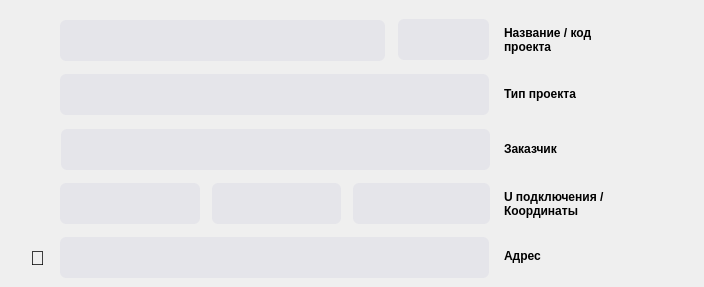
    <widget class="QWidget" name="tab_8">
     <attribute name="title">
      <string>Паспорт объекта</string>
     </attribute>
     <widget class="QLineEdit" name="inputCodeProject">
      <property name="geometry">
       <rect>
        <x>398</x>
        <y>19</y>
        <width>91</width>
        <height>41</height>
       </rect>
      </property>
      <property name="font">
       <font>
        <family>Arial</family>
        <weight>75</weight>
        <bold>true</bold>
       </font>
      </property>
      <property name="toolTip">
       <string>Код проекта</string>
      </property>
      <property name="styleSheet">
       <string notr="true">QLineEdit{
	background-color:rgba(229,229,234,1); 
	border-radius: 6;
	border: none;
	padding-left: 8px
}
QLineEdit:hover{
	background-color:rgba(242,242,247,1);
}
QLineEdit:pressed{
	background-color:rgba(188,188,192,1);
	border-radius: 12;
}</string>
      </property>
      <property name="inputMask">
       <string/>
      </property>
      <property name="text">
       <string/>
      </property>
      <property name="placeholderText">
       <string/>
      </property>
     </widget>
     <widget class="QLineEdit" name="inputAddress">
      <property name="geometry">
       <rect>
        <x>60</x>
        <y>237</y>
        <width>429</width>
        <height>41</height>
       </rect>
      </property>
      <property name="font">
       <font>
        <family>Arial</family>
        <weight>75</weight>
        <bold>true</bold>
       </font>
      </property>
      <property name="toolTip">
       <string>Количество MPPT в инверторе</string>
      </property>
      <property name="styleSheet">
       <string notr="true">QLineEdit{
	background-color:rgba(229,229,234,1); 
	border-radius: 6;
	border: none;
	padding-left: 8px
}
QLineEdit:hover{
	background-color:rgba(242,242,247,1);
}
QLineEdit:pressed{
	background-color:rgba(188,188,192,1);
	border-radius: 12;
}</string>
      </property>
      <property name="inputMask">
       <string/>
      </property>
      <property name="text">
       <string/>
      </property>
      <property name="placeholderText">
       <string/>
      </property>
     </widget>
     <widget class="QLineEdit" name="inputClient">
      <property name="geometry">
       <rect>
        <x>61</x>
        <y>129</y>
        <width>429</width>
        <height>41</height>
       </rect>
      </property>
      <property name="font">
       <font>
        <family>Arial</family>
        <weight>75</weight>
        <bold>true</bold>
       </font>
      </property>
      <property name="toolTip">
       <string>Количество MPPT в инверторе</string>
      </property>
      <property name="styleSheet">
       <string notr="true">QLineEdit{
	background-color:rgba(229,229,234,1); 
	border-radius: 6;
	border: none;
	padding-left: 8px
}
QLineEdit:hover{
	background-color:rgba(242,242,247,1);
}
QLineEdit:pressed{
	background-color:rgba(188,188,192,1);
	border-radius: 12;
}</string>
      </property>
      <property name="inputMask">
       <string/>
      </property>
      <property name="text">
       <string/>
      </property>
      <property name="placeholderText">
       <string/>
      </property>
     </widget>
     <widget class="QLineEdit" name="inputAddressLong">
      <property name="geometry">
       <rect>
        <x>353</x>
        <y>183</y>
        <width>137</width>
        <height>41</height>
       </rect>
      </property>
      <property name="font">
       <font>
        <family>Arial</family>
        <weight>75</weight>
        <bold>true</bold>
       </font>
      </property>
      <property name="toolTip">
       <string>Долгота</string>
      </property>
      <property name="styleSheet">
       <string notr="true">QLineEdit{
	background-color:rgba(229,229,234,1); 
	border-radius: 6;
	border: none;
	padding-left: 8px
}
QLineEdit:hover{
	background-color:rgba(242,242,247,1);
}
QLineEdit:pressed{
	background-color:rgba(188,188,192,1);
	border-radius: 12;
}</string>
      </property>
      <property name="inputMask">
       <string/>
      </property>
      <property name="text">
       <string/>
      </property>
      <property name="placeholderText">
       <string/>
      </property>
     </widget>
     <widget class="QPushButton" name="btnSearchCoordinates">
      <property name="geometry">
       <rect>
        <x>17</x>
        <y>237</y>
        <width>41</width>
        <height>41</height>
       </rect>
      </property>
      <property name="font">
       <font>
        <family>Arial</family>
        <pointsize>15</pointsize>
        <weight>50</weight>
        <bold>false</bold>
       </font>
      </property>
      <property name="cursor">
       <cursorShape>PointingHandCursor</cursorShape>
      </property>
      <property name="toolTip">
       <string>Нажмите для перехода к другому меню</string>
      </property>
      <property name="styleSheet">
       <string notr="true">QPushButton{
	/*background-color: #196dff;*/
	background-color:rgba(112, 215, 255, 0);
	color: black;
	border: none;
	border-radius: 12;
	border-style: outset;
}
QPushButton:hover{
	border-bottom: 3px solid white;
	border-radius: 3; 
}
QPushButton:pressed{
	border-bottom: 0px solid white;
	border-radius: 3;
}</string>
      </property>
      <property name="text">
       <string>📍</string>
      </property>
     </widget>
     <widget class="QLineEdit" name="inputTitleProject">
      <property name="geometry">
       <rect>
        <x>60</x>
        <y>20</y>
        <width>325</width>
        <height>41</height>
       </rect>
      </property>
      <property name="font">
       <font>
        <family>Arial</family>
        <weight>75</weight>
        <bold>true</bold>
       </font>
      </property>
      <property name="toolTip">
       <string>Количество MPPT в инверторе</string>
      </property>
      <property name="styleSheet">
       <string notr="true">QLineEdit{
	background-color:rgba(229,229,234,1); 
	border-radius: 6;
	border: none;
	padding-left: 8px
}
QLineEdit:hover{
	background-color:rgba(242,242,247,1);
}
QLineEdit:pressed{
	background-color:rgba(188,188,192,1);
	border-radius: 12;
}</string>
      </property>
      <property name="inputMask">
       <string/>
      </property>
      <property name="text">
       <string/>
      </property>
      <property name="placeholderText">
       <string/>
      </property>
     </widget>
     <widget class="QLineEdit" name="inputUDotIn">
      <property name="geometry">
       <rect>
        <x>60</x>
        <y>183</y>
        <width>140</width>
        <height>41</height>
       </rect>
      </property>
      <property name="font">
       <font>
        <family>Arial</family>
        <weight>75</weight>
        <bold>true</bold>
       </font>
      </property>
      <property name="toolTip">
       <string>Количество MPPT в инверторе</string>
      </property>
      <property name="styleSheet">
       <string notr="true">QLineEdit{
	background-color:rgba(229,229,234,1); 
	border-radius: 6;
	border: none;
	padding-left: 8px
}
QLineEdit:hover{
	background-color:rgba(242,242,247,1);
}
QLineEdit:pressed{
	background-color:rgba(188,188,192,1);
	border-radius: 12;
}</string>
      </property>
      <property name="inputMask">
       <string/>
      </property>
      <property name="text">
       <string/>
      </property>
      <property name="placeholderText">
       <string/>
      </property>
     </widget>
     <widget class="QLineEdit" name="inputAddressLat">
      <property name="geometry">
       <rect>
        <x>212</x>
        <y>183</y>
        <width>129</width>
        <height>41</height>
       </rect>
      </property>
      <property name="font">
       <font>
        <family>Arial</family>
        <weight>75</weight>
        <bold>true</bold>
       </font>
      </property>
      <property name="toolTip">
       <string>Широта</string>
      </property>
      <property name="styleSheet">
       <string notr="true">QLineEdit{
	background-color:rgba(229,229,234,1); 
	border-radius: 6;
	border: none;
	padding-left: 8px
}
QLineEdit:hover{
	background-color:rgba(242,242,247,1);
}
QLineEdit:pressed{
	background-color:rgba(188,188,192,1);
	border-radius: 12;
}</string>
      </property>
      <property name="inputMask">
       <string/>
      </property>
      <property name="text">
       <string/>
      </property>
      <property name="placeholderText">
       <string/>
      </property>
     </widget>
     <widget class="QLineEdit" name="inputObjectType">
      <property name="geometry">
       <rect>
        <x>60</x>
        <y>74</y>
        <width>429</width>
        <height>41</height>
       </rect>
      </property>
      <property name="font">
       <font>
        <family>Arial</family>
        <weight>75</weight>
        <bold>true</bold>
       </font>
      </property>
      <property name="toolTip">
       <string>Количество MPPT в инверторе</string>
      </property>
      <property name="styleSheet">
       <string notr="true">QLineEdit{
	background-color:rgba(229,229,234,1); 
	border-radius: 6;
	border: none;
	padding-left: 8px
}
QLineEdit:hover{
	background-color:rgba(242,242,247,1);
}
QLineEdit:pressed{
	background-color:rgba(188,188,192,1);
	border-radius: 12;
}</string>
      </property>
      <property name="inputMask">
       <string/>
      </property>
      <property name="text">
       <string/>
      </property>
      <property name="placeholderText">
       <string/>
      </property>
     </widget>
     <widget class="QLabel" name="label_16">
      <property name="geometry">
       <rect>
        <x>504</x>
        <y>86</y>
        <width>131</width>
        <height>16</height>
       </rect>
      </property>
      <property name="font">
       <font>
        <family>Arial</family>
        <pointsize>9</pointsize>
        <weight>75</weight>
        <bold>true</bold>
       </font>
      </property>
      <property name="styleSheet">
       <string notr="true">background-color: rgba(255,255,255,0); </string>
      </property>
      <property name="text">
       <string>Тип проекта</string>
      </property>
     </widget>
     <widget class="QLabel" name="label_17">
      <property name="geometry">
       <rect>
        <x>504</x>
        <y>248</y>
        <width>91</width>
        <height>16</height>
       </rect>
      </property>
      <property name="font">
       <font>
        <family>Arial</family>
        <pointsize>9</pointsize>
        <weight>75</weight>
        <bold>true</bold>
       </font>
      </property>
      <property name="text">
       <string>Адрес</string>
      </property>
     </widget>
     <widget class="QLabel" name="label_18">
      <property name="geometry">
       <rect>
        <x>504</x>
        <y>186</y>
        <width>191</width>
        <height>35</height>
       </rect>
      </property>
      <property name="font">
       <font>
        <family>Arial</family>
        <pointsize>9</pointsize>
        <weight>75</weight>
        <bold>true</bold>
       </font>
      </property>
      <property name="styleSheet">
       <string notr="true">background-color: rgba(255,255,255,0); </string>
      </property>
      <property name="text">
       <string>U подключения /
Координаты</string>
      </property>
     </widget>
     <widget class="QLabel" name="label_19">
      <property name="geometry">
       <rect>
        <x>504</x>
        <y>22</y>
        <width>131</width>
        <height>35</height>
       </rect>
      </property>
      <property name="font">
       <font>
        <family>Arial</family>
        <pointsize>9</pointsize>
        <weight>75</weight>
        <bold>true</bold>
       </font>
      </property>
      <property name="styleSheet">
       <string notr="true">background-color: rgba(255,255,255,0); </string>
      </property>
      <property name="text">
       <string>Название / код 
проекта</string>
      </property>
      <property name="scaledContents">
       <bool>false</bool>
      </property>
     </widget>
     <widget class="QLabel" name="label_20">
      <property name="geometry">
       <rect>
        <x>504</x>
        <y>141</y>
        <width>71</width>
        <height>16</height>
       </rect>
      </property>
      <property name="font">
       <font>
        <family>Arial</family>
        <pointsize>9</pointsize>
        <weight>75</weight>
        <bold>true</bold>
       </font>
      </property>
      <property name="styleSheet">
       <string notr="true">background-color: rgba(255,255,255,0); </string>
      </property>
      <property name="text">
       <string>Заказчик</string>
      </property>
     </widget>
    </widget>
